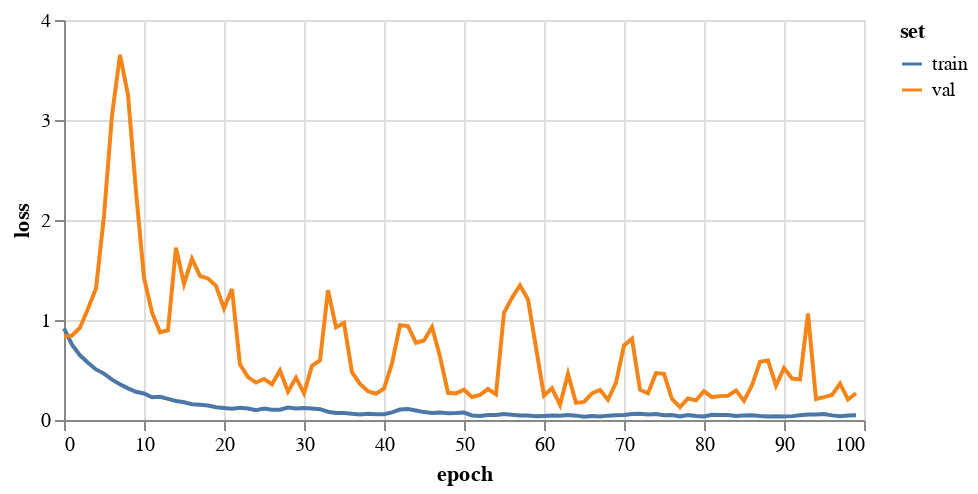

This figure's notebook cell:
### Markdown cell above
## 3. Initial training

### Code cell
saveDir = 'results/transferLrn_des7_tower5_03/'
epochs = 100
ptrGcn = FeaStNet()
history = ptrGcn.trainModel(pretrainData, pretrainValData, 
                            epochs=epochs,
                            saveDir=saveDir+f'preTrain/gcn/')

ptrGcnCheckptFile = ptrGcn.checkptFile
plotHistory(history)

### Figure 1 — Vega-Lite specification as saved in the notebook (floating-point values rounded to 4 significant figures)
{"config": {"view": {"continuousWidth": 400, "continuousHeight": 300}}, "data": {"name": "data-8f8db4d517b4bc3027d6bec77348824f"}, "mark": "line", "encoding": {"color": {"type": "nominal", "field": "set"}, "tooltip": [{"type": "quantitative", "field": "epoch"}, {"type": "quantitative", "field": "value"}], "x": {"type": "quantitative", "field": "epoch"}, "y": {"type": "quantitative", "axis": {"title": "loss"}, "field": "value"}}, "height": 200, "transform": [{"fold": ["train", "val"], "as": ["set", "value"]}], "width": 400, "$schema": "https://vega.github.io/schema/vega-lite/v4.8.1.json", "datasets": {"data-8f8db4d517b4bc3027d6bec77348824f": [{"train": 0.9168, "val": 0.8353, "epoch": 0}, {"train": 0.753, "val": 0.8446, "epoch": 1}, {"train": 0.6466, "val": 0.9238, "epoch": 2}, {"train": 0.5732, "val": 1.112, "epoch": 3}, {"train": 0.5058, "val": 1.315, "epoch": 4}, {"train": 0.464, "val": 2.04, "epoch": 5}, {"train": 0.4038, "val": 3.047, "epoch": 6}, {"train": 0.3583, "val": 3.651, "epoch": 7}, {"train": 0.3165, "val": 3.25, "epoch": 8}, {"train": 0.2822, "val": 2.285, "epoch": 9}, {"train": 0.2654, "val": 1.423, "epoch": 10}, {"train": 0.2267, "val": 1.075, "epoch": 11}, {"train": 0.2321, "val": 0.8776, "epoch": 12}, {"train": 0.2118, "val": 0.8991, "epoch": 13}, {"train": 0.1907, "val": 1.722, "epoch": 14}, {"train": 0.1768, "val": 1.361, "epoch": 15}, {"train": 0.1581, "val": 1.613, "epoch": 16}, {"train": 0.1529, "val": 1.44, "epoch": 17}, {"train": 0.1453, "val": 1.416, "epoch": 18}, {"train": 0.1271, "val": 1.341, "epoch": 19}, {"train": 0.1192, "val": 1.116, "epoch": 20}, {"train": 0.1122, "val": 1.309, "epoch": 21}, {"train": 0.1234, "val": 0.5532, "epoch": 22}, {"train": 0.1147, "val": 0.4283, "epoch": 23}, {"train": 0.09833, "val": 0.3746, "epoch": 24}, {"train": 0.115, "val": 0.4109, "epoch": 25}, {"train": 0.1032, "val": 0.3563, "epoch": 26}, {"train": 0.103, "val": 0.4955, "epoch": 27}, {"train": 0.1239, "val": 0.2838, "epoch": 28}, {"train": 0.1145, "val": 0.4233, "epoch": 29}, {"train": 0.1196, "val": 0.2662, "epoch": 30}, {"train": 0.1158, "val": 0.5425, "epoch": 31}, {"train": 0.1085, "val": 0.596, "epoch": 32}, {"train": 0.08248, "val": 1.298, "epoch": 33}, {"train": 0.07118, "val": 0.9282, "epoch": 34}, {"train": 0.0705, "val": 0.9706, "epoch": 35}, {"train": 0.0619, "val": 0.4781, "epoch": 36}, {"train": 0.05581, "val": 0.3607, "epoch": 37}, {"train": 0.0624, "val": 0.287, "epoch": 38}, {"train": 0.05858, "val": 0.2629, "epoch": 39}, {"train": 0.05838, "val": 0.3141, "epoch": 40}, {"train": 0.07603, "val": 0.5654, "epoch": 41}, {"train": 0.1046, "val": 0.948, "epoch": 42}, {"train": 0.1089, "val": 0.9391, "epoch": 43}, {"train": 0.09498, "val": 0.7722, "epoch": 44}, {"train": 0.07906, "val": 0.7949, "epoch": 45}, {"train": 0.07004, "val": 0.9302, "epoch": 46}, {"train": 0.07524, "val": 0.6342, "epoch": 47}, {"train": 0.06661, "val": 0.2718, "epoch": 48}, {"train": 0.06897, "val": 0.2662, "epoch": 49}, {"train": 0.07384, "val": 0.3031, "epoch": 50}, {"train": 0.04586, "val": 0.2296, "epoch": 51}, {"train": 0.04055, "val": 0.2512, "epoch": 52}, {"train": 0.04986, "val": 0.3098, "epoch": 53}, {"train": 0.0504, "val": 0.257, "epoch": 54}, {"train": 0.0595, "val": 1.071, "epoch": 55}, {"train": 0.05338, "val": 1.221, "epoch": 56}, {"train": 0.04438, "val": 1.347, "epoch": 57}, {"train": 0.04482, "val": 1.205, "epoch": 58}, {"train": 0.03743, "val": 0.723, "epoch": 59}, {"train": 0.04076, "val": 0.2452, "epoch": 60}, {"train": 0.04379, "val": 0.3172, "epoch": 61}, {"train": 0.04341, "val": 0.151, "epoch": 62}, {"train": 0.04921, "val": 0.4612, "epoch": 63}, {"train": 0.04363, "val": 0.1709, "epoch": 64}, {"train": 0.03339, "val": 0.1813, "epoch": 65}, {"train": 0.04021, "val": 0.2661, "epoch": 66}, {"train": 0.03577, "val": 0.2999, "epoch": 67}, {"train": 0.0437, "val": 0.2019, "epoch": 68}, {"train": 0.04808, "val": 0.3743, "epoch": 69}, {"train": 0.05032, "val": 0.7467, "epoch": 70}, {"train": 0.06057, "val": 0.8116, "epoch": 71}, {"train": 0.06161, "val": 0.3028, "epoch": 72}, {"train": 0.05627, "val": 0.2669, "epoch": 73}, {"train": 0.06015, "val": 0.4693, "epoch": 74}, {"train": 0.04871, "val": 0.4619, "epoch": 75}, {"train": 0.04884, "val": 0.2101, "epoch": 76}, {"train": 0.03629, "val": 0.1294, "epoch": 77}, {"train": 0.05023, "val": 0.2156, "epoch": 78}, {"train": 0.0406, "val": 0.1963, "epoch": 79}, {"train": 0.03616, "val": 0.289, "epoch": 80}, {"train": 0.05159, "val": 0.2291, "epoch": 81}, {"train": 0.05106, "val": 0.2388, "epoch": 82}, {"train": 0.04903, "val": 0.243, "epoch": 83}, {"train": 0.0395, "val": 0.2966, "epoch": 84}, {"train": 0.04524, "val": 0.1913, "epoch": 85}, {"train": 0.04722, "val": 0.3468, "epoch": 86}, {"train": 0.04048, "val": 0.5814, "epoch": 87}, {"train": 0.03588, "val": 0.5949, "epoch": 88}, {"train": 0.03729, "val": 0.3422, "epoch": 89}, {"train": 0.03573, "val": 0.519, "epoch": 90}, {"train": 0.03872, "val": 0.4148, "epoch": 91}, {"train": 0.0465, "val": 0.4054, "epoch": 92}, {"train": 0.05377, "val": 1.064, "epoch": 93}, {"train": 0.05492, "val": 0.2099, "epoch": 94}, {"train": 0.05979, "val": 0.2286, "epoch": 95}, {"train": 0.04631, "val": 0.2501, "epoch": 96}, {"train": 0.03798, "val": 0.3642, "epoch": 97}, {"train": 0.04584, "val": 0.2048, "epoch": 98}, {"train": 0.0484, "val": 0.2679, "epoch": 99}]}}
